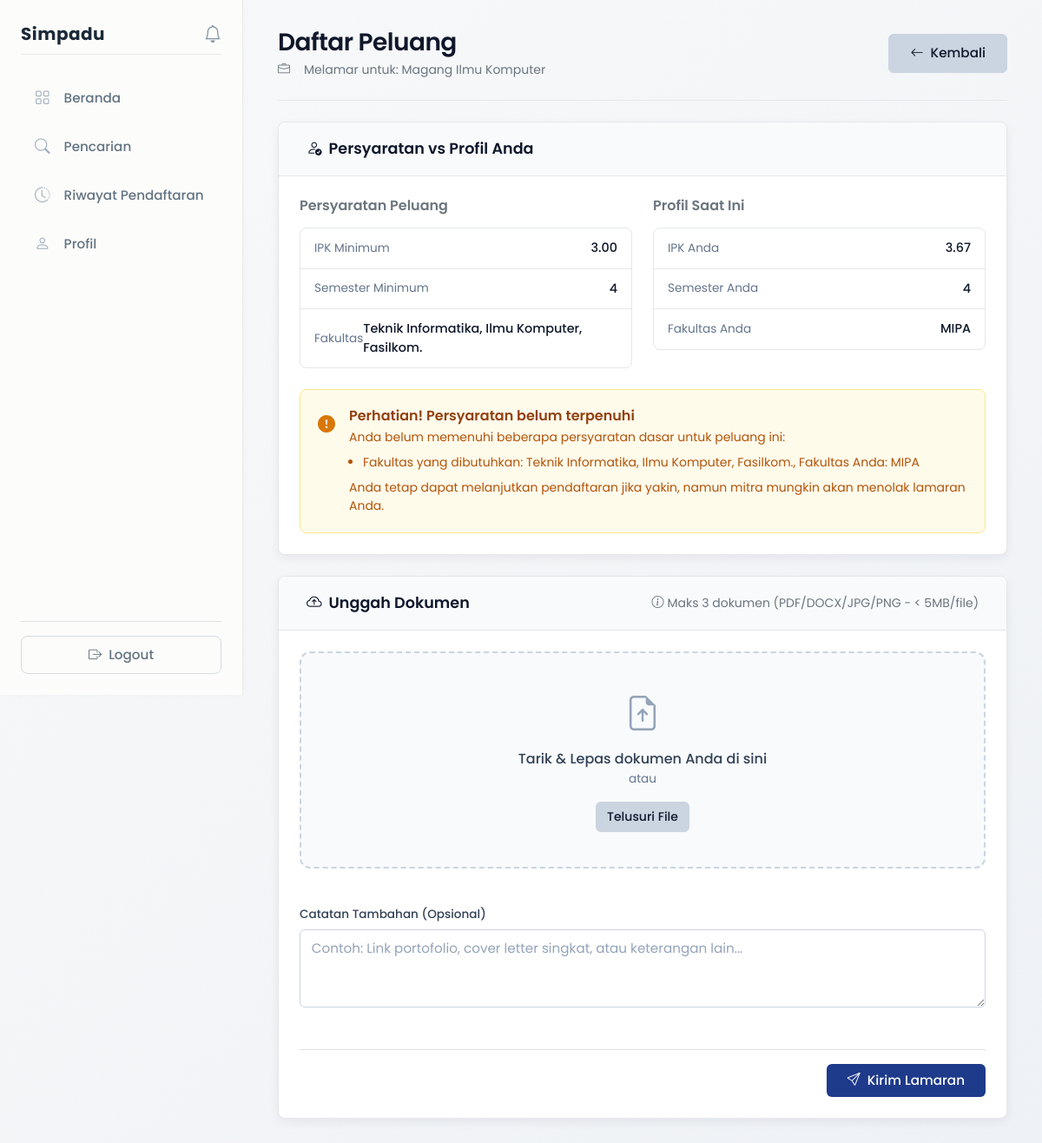
/views/mahasiswa/apply.php?id=7 (signed in), run on the app's committed database.
### tables this page shows
CREATE TABLE `peluang` (
  `id` int NOT NULL,
  `mitra_id` int NOT NULL,
  `judul` varchar(150) NOT NULL,
  `deskripsi` text NOT NULL,
  `tipe` enum('magang','kursus') NOT NULL,
  `lokasi` varchar(100) DEFAULT NULL,
  `kuota` int DEFAULT '0',
  `min_ipk` decimal(3,2) DEFAULT '0.00',
  `min_semester` int DEFAULT '1',
  `fakultas` varchar(100) DEFAULT NULL,
  `deadline` datetime NOT NULL,
  `status` enum('pending','approved','rejected') DEFAULT 'approved',
  `created_at` timestamp NULL DEFAULT CURRENT_TIMESTAMP,
  `closed_at` timestamp NULL DEFAULT NULL
);

CREATE TABLE `mahasiswa` (
  `id` int NOT NULL,
  `user_id` int NOT NULL,
  `nim` varchar(20) DEFAULT NULL,
  `nama` varchar(100) DEFAULT NULL,
  `fakultas` varchar(100) DEFAULT NULL,
  `prodi` varchar(100) DEFAULT NULL,
  `angkatan` year DEFAULT NULL,
  `semester` int DEFAULT NULL,
  `ipk` decimal(3,2) DEFAULT NULL,
  `dpa_id` int DEFAULT NULL
);

### views/mahasiswa/apply.php (the view, shortened to what this page needs)
<?php
include __DIR__ . '/../../config/database.php';
$peluang_id = (int)$_GET['id'];
$user_id = $_SESSION['user_id'];
$query = "SELECT p.*, u.email as mitra_email, m.nama_organisasi
          FROM peluang p
          JOIN users u ON p.mitra_id = u.id
          LEFT JOIN mitra m ON u.id = m.user_id
          WHERE p.id = ? AND p.status = 'approved'";
$stmt = mysqli_prepare($conn, $query);
mysqli_stmt_bind_param($stmt, 'i', $peluang_id);
mysqli_stmt_execute($stmt);
$result = mysqli_stmt_get_result($stmt);
$post = mysqli_fetch_assoc($result);
$query = "SELECT m.*, u.email FROM mahasiswa m JOIN users u ON m.user_id = u.id WHERE m.user_id = ?";
$stmt = mysqli_prepare($conn, $query);
mysqli_stmt_bind_param($stmt, 'i', $user_id);
mysqli_stmt_execute($stmt);
$result = mysqli_stmt_get_result($stmt);
$profile = mysqli_fetch_assoc($result);
$can_apply = true;
$requirement_messages = [];
if ($post['fakultas'] && $profile['fakultas'] !== $post['fakultas']) {
    $can_apply = false;
    $requirement_messages[] = "Fakultas yang dibutuhkan: {$post['fakultas']}, Fakultas Anda: {$profile['fakultas']}";
}
?>
<!DOCTYPE html>
<html lang="id">
<head>
    <link href="https://cdn.jsdelivr.net/npm/bootstrap@5.3.0/dist/css/bootstrap.min.css" rel="stylesheet">
    <link rel="stylesheet" href="https://cdn.jsdelivr.net/npm/bootstrap-icons@1.11.0/font/bootstrap-icons.css">
    <link rel="stylesheet" href="../../assets/css/design-system.css">
    <link rel="stylesheet" href="../../assets/css/global.css">
    <link rel="stylesheet" href="../../assets/css/layout.css">
    <link rel="stylesheet" href="../../assets/css/components.css">
    <link rel="stylesheet" href="../../assets/css/dashboard.css">
    <link rel="stylesheet" href="../../assets/css/mahasiswa.css">
</head>
<body>
<div class="d-flex">
    <?php include __DIR__ . '/../layouts/sidebar.php'; ?>
    <div class="content">
        <div class="page-header d-flex flex-column flex-md-row justify-content-between align-items-md-center gap-3 mb-4">
            <div>
                <h1 class="page-title fs-3 mb-1">Daftar Peluang</h1>
                <p class="page-subtitle text-muted mb-0">
                    <i class="bi bi-briefcase me-2"></i>Melamar untuk: <?php echo htmlspecialchars($post['judul']); ?>
                </p>
            </div>
            <a href="../../views/posts/detail.php?id=<?php echo $post['id']; ?>" class="btn btn-soft-outline px-4">
                <i class="bi bi-arrow-left me-2"></i>Kembali
            </a>
        </div>
        <div class="mhs-edit-card mb-4">
            <div class="mhs-edit-header">
                <h5 class="mb-0"><i class="bi bi-person-check me-2"></i>Persyaratan vs Profil Anda</h5>
            </div>
            <div class="mhs-edit-body p-4">
                <div class="row g-4">
                    <div class="col-md-6">
                        <h6 class="text-muted fw-semibold mb-3">Persyaratan Peluang</h6>
                        <div class="req-box">
                            <div class="req-item">
                                <span class="req-label">IPK Minimum</span>
                                <span class="req-value"><?php echo $post['min_ipk'] ?: 'Tidak ditentukan'; ?></span>
                            </div>
                            <div class="req-item">
                                <span class="req-label">Semester Minimum</span>
                                <span class="req-value"><?php echo $post['min_semester'] ?: 'Tidak ditentukan'; ?></span>
                            </div>
                            <div class="req-item border-0">
                                <span class="req-label">Fakultas</span>
                                <span class="req-value"><?php echo htmlspecialchars($post['fakultas'] ?: 'Semua Fakultas'); ?></span>
                            </div>
                        </div>
                    </div>
                    <div class="col-md-6">
                        <h6 class="text-muted fw-semibold mb-3">Profil Saat Ini</h6>
                        <div class="req-box">
                            <div class="req-item <?php echo ($post['min_ipk'] && $profile['ipk'] >= $post['min_ipk']) ? 'req-success' : ($post['min_ipk'] ? 'req-danger' : ''); ?>">
                                <span class="req-label">IPK Anda</span>
                                <span class="req-value"><?php echo $profile['ipk'] ?: 'Belum diisi'; ?></span>
                            </div>
                            <div class="req-item <?php echo ($post['min_semester'] && $profile['semester'] >= $post['min_semester']) ? 'req-success' : ($post['min_semester'] ? 'req-danger' : ''); ?>">
                                <span class="req-label">Semester Anda</span>
                                <span class="req-value"><?php echo $profile['semester'] ?: 'Belum diisi'; ?></span>
                            </div>
                            <div class="req-item border-0 <?php echo (!$post['fakultas'] || $profile['fakultas'] === $post['fakultas']) ? 'req-success' : 'req-danger'; ?>">
                                <span class="req-label">Fakultas Anda</span>
                                <span class="req-value"><?php echo htmlspecialchars($profile['fakultas'] ?: 'Belum diisi'); ?></span>
                            </div>
                        </div>
                    </div>
                </div>
                <?php if (!$can_apply): ?>
                    <div class="custom-notice notice-warning mt-4 mb-0">
                        <div class="d-flex gap-3 align-items-start">
                            <i class="bi bi-exclamation-circle-fill fs-5 mt-1 notice-icon"></i>
                            <div>
                                <h6 class="mb-1 fw-semibold notice-title">Perhatian! Persyaratan belum terpenuhi</h6>
                                <p class="mb-2 small notice-desc">Anda belum memenuhi beberapa persyaratan dasar untuk peluang ini:</p>
                                <ul class="mb-2 ps-3 small notice-list">
                                    <?php foreach ($requirement_messages as $msg): ?>
                                        <li><?php echo htmlspecialchars($msg); ?></li>
                                    <?php endforeach; ?>
                                </ul>
                                <p class="mb-0 small notice-footer">Anda tetap dapat melanjutkan pendaftaran jika yakin, namun mitra mungkin akan menolak lamaran Anda.</p>
                            </div>
                        </div>
                    </div>
                <?php endif; ?>
            </div>
        </div>
        <div class="mhs-edit-card mb-4">
            <div class="mhs-edit-header d-flex flex-column flex-md-row justify-content-between align-items-md-center gap-2">
                <h5 class="mb-0"><i class="bi bi-cloud-arrow-up me-2"></i>Unggah Dokumen</h5>
                <small class="text-muted"><i class="bi bi-info-circle me-1"></i>Maks 3 dokumen (PDF/DOCX/JPG/PNG - < 5MB/file)</small>
            </div>
            <div class="mhs-edit-body p-4">
                <form id="applyForm" method="post" action="../../controllers/mahasiswa/apply_process.php" enctype="multipart/form-data">
                    <div class="mb-4">
                        <div id="uploadDropzone" class="upload-dropzone">
                            <div class="dz-content">
                                <i class="bi bi-file-earmark-arrow-up dz-icon"></i>
                                <h6 class="dz-title">Tarik & Lepas dokumen Anda di sini</h6>
                                <p class="dz-subtitle">atau</p>
                                <button type="button" class="btn btn-soft-outline btn-sm dz-btn" onclick="document.getElementById('fileInput').click()">
                                    Telusuri File
                                </button>
                            </div>
                        </div>
                    </div>
                    <div class="mb-5">
                        <label class="form-label custom-label">Catatan Tambahan (Opsional)</label>
                        <textarea name="catatan" class="form-control custom-input" rows="3" placeholder="Contoh: Link portofolio, cover letter singkat, atau keterangan lain..."></textarea>
                    </div>
                    <div class="d-flex justify-content-end pt-3 border-top">
                        <button type="submit" class="btn btn-navy px-4 py-2">
                            <i class="bi bi-send me-2"></i>Kirim Lamaran
                        </button>
                    </div>
                </form>
            </div>
        </div>
    </div>
</div>
</body>
</html>

### assets/css/design-system.css (style rules this page uses)
:root { --color-white: #FFFFFF; --text-primary: #0F172A; --text-secondary: #334155; --text-muted: #475569; --icon-muted: #64748B; --border-normal: #CBD5E1; --border-light: #E5E7EB; --bg-light: #F1F5F9; --bg-hover-light: #F8FAFC; --primary-base: #1E3A8A; --primary-hover: #1E40AF; --success-text: #065F46; --success-bg: #D1FAE5; --success-border: #6EE7B7; --danger-text: #991B1B; --danger-base: #DC2626; --danger-hover: #B91C1C; --danger-bg: #FEE2E2; --danger-bg-hover: #FEF2F2; --danger-border: #FCA5A5; --danger-border-hover: #F87171; --warning-base: #D97706; --warning-hover: #B45309; --warning-bg-hover: #FFFBEB; --warning-border: #FDE68A; --warning-border-hover: #FCD34D; --bg-canvas: var(--bg-light); --bg-surface: var(--color-white); --bg-subtle: var(--bg-hover-light); --border-base: var(--border-light); --text-headline: var(--text-primary); --text-body: var(--text-secondary); --text-subtle: var(--text-muted); --primary: var(--primary-base); --primary-hover-color: var(--primary-hover); --secondary: var(--border-normal); --secondary-hover: var(--border-light); --secondary-text: var(--text-secondary); --success: var(--success-text); --success-hover: var(--success-text); --success-light: var(--success-bg); --warning: var(--warning-base); --warning-hover: var(--warning-hover); --warning-light: var(--warning-bg-hover); --danger: var(--danger-base); --danger-hover-color: var(--danger-hover); --danger-light: var(--danger-bg); --info: var(--primary-base); --info-hover: var(--primary-hover); --info-light: var(--bg-hover-light); --border-active: var(--primary-base); --border-width-base: 1px; --border-width-active: 1.5px; --radius-base: 6px; --radius-sm: 4px; --radius-lg: 8px; --shadow-subtle: 0 1px 3px rgba(15, 23, 42, 0.02), 0 8px 24px rgba(15, 23, 42, 0.04); --shadow-hover: 0 4px 6px rgba(15, 23, 42, 0.03), 0 12px 32px rgba(15, 23, 42, 0.06); --shadow-card: 0 2px 8px rgba(15, 23, 42, 0.06); --font-primary: 'Poppins', sans-serif; --letter-spacing-tight: -0.02em; --letter-spacing-normal: 0; --letter-spacing-wide: 0.02em; --transition-fast: 0.15s ease; --transition-base: 0.2s ease; --transition-slow: 0.3s ease; --icon-xs: 14px; --icon-sm: 16px; --icon-md: 20px; --icon-lg: 24px; --icon-stroke: 1.5px; }

### assets/css/global.css (style rules this page uses)
body { font-family: 'Poppins', sans-serif; background: linear-gradient(135deg, #f8f9fa, #eef1f5); margin: 0; padding: 0; }
.form-control, .form-select { border-radius: 10px; padding: 10px; border: 1px solid #ddd; font-size: 0.95rem; }
.btn { border-radius: 10px; padding: 10px 20px; font-weight: 500; font-size: 0.95rem; }
.btn-sm { padding: 6px 12px; font-size: 0.875rem; }
.mb-0 { margin-bottom: 0 !important; }
.mb-1 { margin-bottom: 0.25rem !important; }
.mb-2 { margin-bottom: 0.5rem !important; }
.mb-3 { margin-bottom: 1rem !important; }
.mb-4 { margin-bottom: 1.5rem !important; }
.mb-5 { margin-bottom: 3rem !important; }
.mt-1 { margin-top: 0.25rem !important; }
.mt-4 { margin-top: 1.5rem !important; }
.text-muted { color: #6c757d !important; }
.fw-semibold { font-weight: 600 !important; }
.page-header { margin-bottom: 2rem; padding-bottom: 1rem; border-bottom: 1px solid #eaebef; }
.page-title { font-size: 1.5rem; font-weight: 600; color: #1c2a38; margin-bottom: 0.5rem; }
.page-subtitle { color: #637381; font-size: 0.875rem; font-weight: 400; }

### assets/css/layout.css (style rules this page uses)
.content { margin-left: 280px; padding: 2rem; flex: 1; min-height: 100vh; }

### assets/css/components.css (style rules this page uses)
.btn-navy { background-color: #1E3A8A; color: #FFFFFF; border: none; font-weight: 500; border-radius: 6px; transition: all 0.2s ease; }
.btn-soft-outline { background-color: #CBD5E1; color: #0F172A; border: 1px solid #CBD5E1; font-weight: 500; border-radius: 6px; transition: all 0.2s ease; }

### assets/css/dashboard.css (style rules this page uses)
body { background-color: var(--bg-canvas); font-family: var(--font-primary); color: var(--text-body); -webkit-font-smoothing: antialiased; margin: 0; padding: 0; }
.content { padding: 32px 40px; width: 100%; min-height: 100vh; box-sizing: border-box; }
.page-header { margin-bottom: 32px; padding-bottom: 24px; border-bottom: var(--border-width-base) solid var(--border-base); }
.page-title { color: var(--text-headline); font-weight: 600; letter-spacing: var(--letter-spacing-tight); font-size: 28px; margin-bottom: 8px; margin-top: 0; }
.page-subtitle { color: var(--text-subtle); font-size: 14px; font-weight: 400; margin: 0; display: flex; align-items: center; gap: 8px; }

### data on the page
peluang: judul "Magang Ilmu Komputer", min_ipk "3.00", min_semester "4", fakultas "Teknik Informatika, Ilmu Komputer, Fasilkom."
mahasiswa: ipk "3.67", semester "4", fakultas "MIPA"

### other printed values
$msg "Fakultas yang dibutuhkan: Teknik Informatika, Ilmu Komputer, Fasilkom., Fakultas Anda: MIPA"
